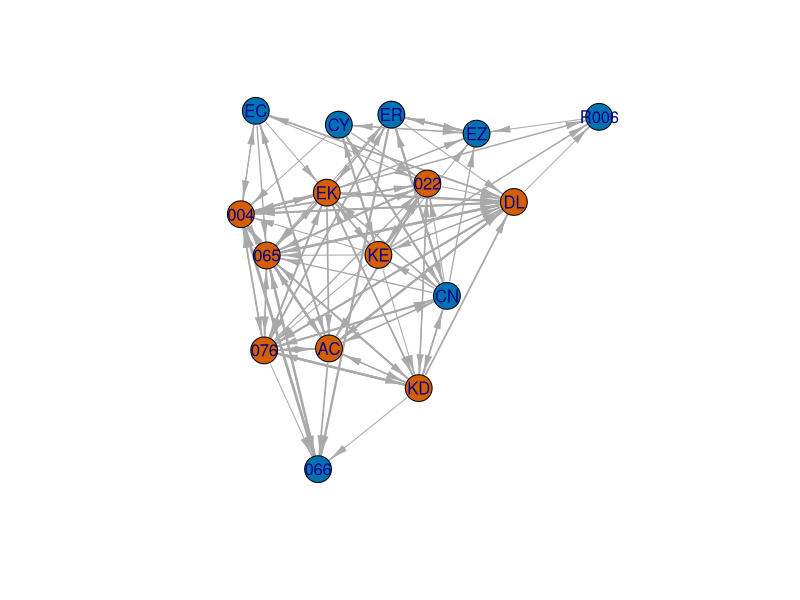
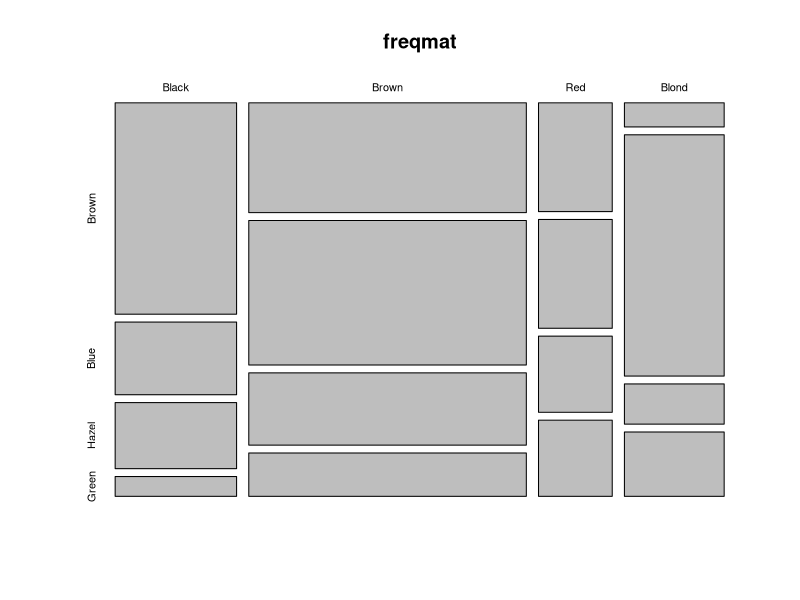
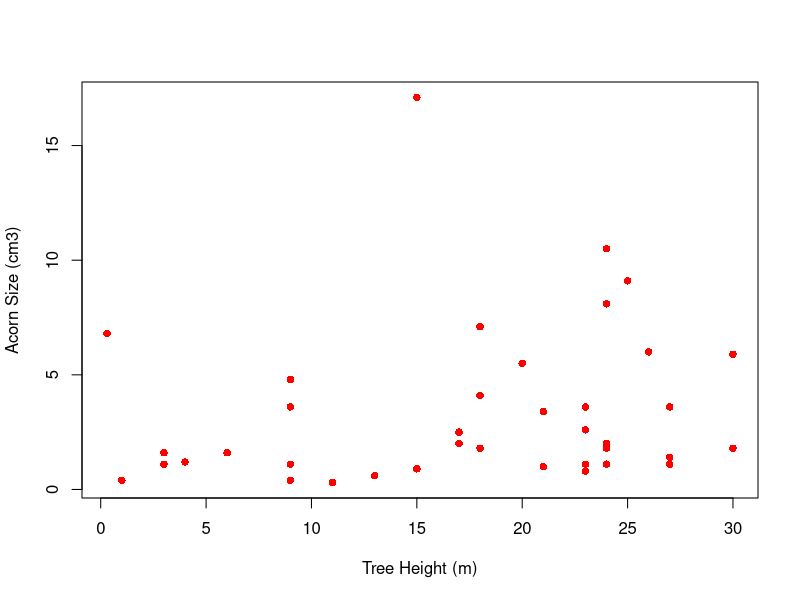
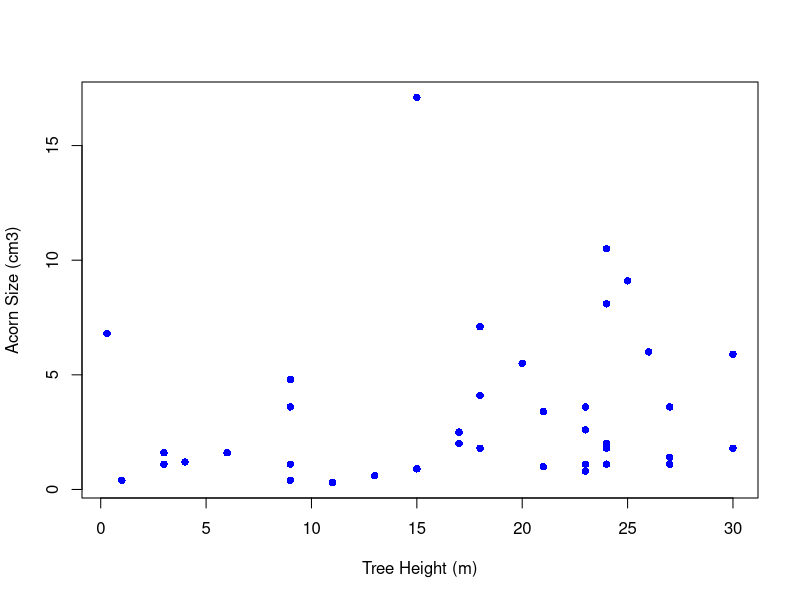
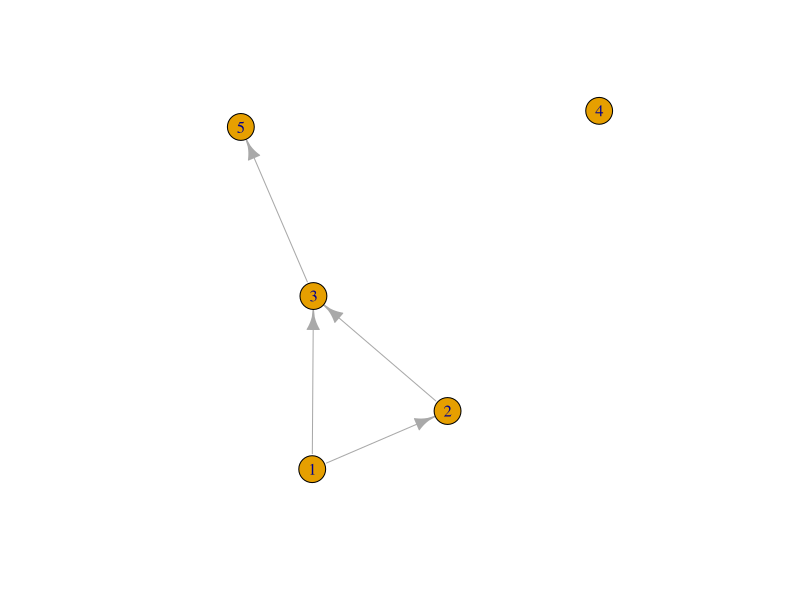

Write the R code that produced these figures, in order.
## ---- chunk 1
#| fig-cap: "Rhesus monkey grooming network (Slade 1972)."
#| warning: false
#| message: false

require(igraph)
rhesus <- read.table("./data/sade1.txt", skip=1, header=FALSE)
rhesus <- as.matrix(rhesus)
nms <- c("066", "R006", "CN", "ER", "CY", "EC", "EZ", "004", "065", "022", "076", 
         "AC", "EK", "DL", "KD", "KE")
sex <- c(rep("M",7), rep("F",9))
dimnames(rhesus)[[1]] <- nms
dimnames(rhesus)[[2]] <- nms
grhesus <- graph_from_adjacency_matrix(rhesus, weighted=TRUE)
V(grhesus)$sex <- sex

rhesus.layout <- layout.kamada.kawai(grhesus)
plot(grhesus, 
     edge.width=log10(E(grhesus)$weight)+1, 
     edge.arrow.width=0.5,
     vertex.label=V(grhesus)$name,
     vertex.label.family="Helvetica",
     vertex.color=as.numeric(V(grhesus)$sex=="F")+5, 
     layout=rhesus.layout)
## ---- chunk 2
# a comment
x <- c(1,2,3)
(y <- c(1,2,3))
## ---- chunk 3
# addition
2+2
# multiplication
2*3
a <- 2
b <- 3
a*b
# division
2/3
b/a
1/b/a
# note order of operations!
1/(b/a)
# parentheses can override order of operations
# an exponential
exp(-2)
# why we age
r <- 0.02
exp(-r*45)
# something more tricky
exp(log(2))
# generate 20 normally distributed random numbers
rnorm(20)
## ---- chunk 4
# it looks like an integer, but don't be fooled!
a <- 2
is.numeric(a)
is.integer(a)
is.double(a)
## ---- chunk 5
a <- 2L
is.integer(a)
## ---- chunk 6
(countries <- c("Uganda", "Tanzania", "Kenya", "Rwanda"))
as.character(1:5)
## ---- chunk 7
countries <- factor(c("Uganda", "Tanzania", "Kenya", "Rwanda"))
countries
# a trick to get some insight into how factors are handled by R
unclass(countries)
countries1 <- c("Uganda", "Tanzania", "Kenya", "Rwanda")
countries1 == unclass(countries1)
countries == unclass(countries)
## ---- chunk 8
t.or.f <- c(T,F,F,T,T)
is.logical(t.or.f)
aaa <- c(1,2,3,4,5)
# subset
aaa[t.or.f]
## ---- chunk 9
child1 <- list(name="mary", child.age=6,
status="foster",mother.alive=F, father.alive=T, parents.ages=c(24,35))
str(child1)
## ---- chunk 10
countries <- factor(c("Uganda", "Tanzania", "Kenya", "Rwanda"))
as.character(countries)
as.numeric(countries)
# werk it backwards
countries1 <- c("Uganda", "Tanzania", "Kenya", "Rwanda")
as.factor(countries1)
# sometimes you want your numbers to actually be strings (e.g., when you make labels or column names)
as.character(1:5)
# there actually is an integer class; it just doesn't get used much at all
a <- 2
is.integer(a)
is.integer(as.integer(a))
## ---- chunk 11
( manual <- c(1,3,5,7,9))
( count <- 1:20 )
( ages <- seq(0,85,by=5) )
( ones <- rep(1,10) )
( fourages <- rep(c(1,2),c(5,10)) )
( equalspace <- seq(1,5, length=20) )
## ---- chunk 12
rep(2,10)
rep(c(1,2),10)
rep(c(1,2), c(5,10))
rep("R roolz!", 3)
## ---- chunk 13
# age distribution of Gombe chimps in 1980 and 1986
cx1980 <- c(7, 13, 8, 13, 5, 35, 9)
cx1988 <- c(9, 11, 15, 8, 9, 38, 0)
( C <- cbind(cx1980, cx1988) )
# another way
C <- c(cx1980, cx1988)
(  C <- matrix(C, nrow=7, ncol=2) )
## ---- chunk 14
# age distribution at Tai; Boesch uses fewer age classes
cxboesch <- c(18,10,15,30)
( C <- cbind(C,cxboesch) )
## ---- chunk 15
( X <- matrix(1,nr=3,nc=3) )
## ---- chunk 16
# cross-classified data on hair/eye color 
freq <- c(32,11,10,3,  38,50,25,15,  10,10,7,7,  3,30,5,8)
hair <- c("Black", "Brown", "Red", "Blond")
eyes <- c("Brown", "Blue", "Hazel", "Green")
freqmat <- matrix(freq, nr=4, nc=4, byrow=TRUE)
dimnames(freqmat)[[1]] <- hair
dimnames(freqmat)[[2]] <- eyes
freqmat
# might as well do something with it
mosaicplot(freqmat)
## ---- chunk 17
# five columns of data
satu <- c(1,2,3,4,5)
dua <- c("a","b","c","d","e")
tiga <- sample(c(TRUE,FALSE),5,replace=TRUE)
empat <- LETTERS[7:11]
lima <- rnorm(5)
# construct a data frame
(collection <- data.frame(satu,dua,tiga,empat,lima))
# extract the third variable
collection$tiga
## ---- chunk 18
getwd()
#setwd("/Users/jhj1/Projects/git/AABA2023_Workshop/Markdown")
## can't actually change it because it screws up the rendering!
## ---- chunk 19
# read a space-delimitted file (a sociomatrix of kids 17 kids aggressive acts toward each other)
(kids <- read.table("./data/strayer_strayer1976-fig2.txt", header=FALSE))
## ---- chunk 20
quercus <- read.delim("./data/quercus.txt", skip=24, sep="\t", header=TRUE)
head(quercus)
## ---- chunk 21
objects()
rm(aaa)
rm(list=ls())
objects()
## ---- chunk 22
## load it again because we cleared all objects!
quercus <- read.delim("./data/quercus.txt", skip=24, sep="\t", header=TRUE)
plot(quercus$tree.height, quercus$acorn.size, pch=16, col="red", xlab="Tree Height (m)", ylab="Acorn Size (cm3)")
## ---- chunk 23
with(quercus, plot(tree.height, acorn.size, pch=16, col="blue", xlab="Tree Height (m)", ylab="Acorn Size (cm3)"))
## ---- chunk 24
myvec <- c(1,2,3,4,5,6,66,77,7,8,9,10)
myvec[1]
myvec[1:5]
myvec[-1]
myvec[-(1:5)]
# try without the parentheses
#myvec[-1:5]
myvec[c(2,5,1,11)]
## ---- chunk 25
dim(quercus)
size <- quercus$acorn.size
size[1:3] #first 3 elements
size[17]  #only element 17
size[-39] #all but the last element
size[c(3,6,9)] # elements 3,6,9
size[quercus$Region=="California"] # use a logical test to subset
quercus[3,4] # access an element of an array or data frame by X[row,col]
quercus[,"tree.height"]
## ---- chunk 26
myvec <- c(1,2,3,4,5,6,66,77,7,8,9,10)
myvec <- myvec[myvec<=10]
myvec
x <- 1:7
# elements that are greater than 2 but less than 6
(x>2) & (x<6)
## ---- chunk 27
is.even <- rep(c(FALSE, TRUE),5)
(evens <- myvec[is.even])
## ---- chunk 28
aaa <- c(1,2,3,NA,4,5,6,NA,NA,7,8,9,NA,10)
aaa <- aaa[!is.na(aaa)]
aaa
## ---- chunk 29
aaa <- c(1,2,3,NA,4,5,6,NA,NA,7,8,9,NA,10)
is.na(aaa)
!is.na(aaa)
## ---- chunk 30
aaa <- rpois(100,5)
table(aaa)
## ---- chunk 31
donner <- read.table("./data/donner.dat", header=TRUE, skip=2)
# survival=0 == died; male=0 == female
with(donner, table(male,survival))
# table along 3 dimensions
with(donner, table(male,survival,age))
cage <- rep(0,length(donner$age))
# simplify by defining 2 age classes: over/under 25
cage[donner$age<=25] <- 1
cage[donner$age>25] <- 2
donner <- data.frame(donner,cage=cage)
with(donner, table(male,survival,cage))
## ---- chunk 32
aaa <- rpois(100,5)
sort(aaa)
# decreasing order
sort(aaa,decreasing=TRUE)
## ---- chunk 33
# five columns of data again
satu <- c(1,2,3,4,5)
dua <- c("a","b","c","d","e")
tiga <- sample(c(TRUE,FALSE),5,replace=TRUE)
empat <- LETTERS[7:11]
lima <- rnorm(5)
# construct a data frame
(collection <- data.frame(satu,dua,tiga,empat,lima))
o <- order(collection$lima)
collection[o,]
## ---- chunk 34
## load it again because we cleared all objects!
kids <- read.table("./data/strayer_strayer1976-fig2.txt", header=FALSE)
kid.names <- c("Ro","Ss","Br","If","Td","Sd","Pe","Ir","Cs","Ka",
                "Ch","Ty","Gl","Sa", "Me","Ju","Sh")
colnames(kids) <- kid.names
rownames(kids) <- kid.names
kids
## ---- chunk 35
aaa <- list(alpha = 1:10, beta = rnorm(100), x = sample(1:100, 100, replace=TRUE))
lapply(aaa,mean)
# more compact as a vector
sapply(aaa,mean)
# cross-tabulation of sex partners from NHSLS
sextable <- read.csv("./data/nhsls_sextable.txt", header=FALSE)
dimnames(sextable)[[1]] <- c("white","black","hispanic","asian","other")
dimnames(sextable)[[2]] <- c("white","black","hispanic","asian","other")
# calculate marginals
(row.sums <- apply(sextable,1,sum))
(col.sums <- apply(sextable,2,sum))
# using sapply() gives similar output
sapply(sextable,sum)
# compare the output of sapply() to lapply()
lapply(sextable,sum)
## ---- chunk 36
(coin <- sample(c("heads","tails"),1))
if(coin=="tails") b <- 1 else b <- 0
b
## ---- chunk 37
x <- 4:-2
# sqrt(x) produces warnings, but using ifelse to check works without producing warings
sqrt(ifelse(x >= 0, x, NA))
## ---- chunk 38
x <- 1:5
for(i in 1:5) print(x[i])
## ---- chunk 39
library(igraph)
#| warning: false
#| message: false
# might as well do something with it
# a small graph
g <- make_graph( c(1,2, 1,3, 2,3, 3,5), n=5 )
plot(g)
